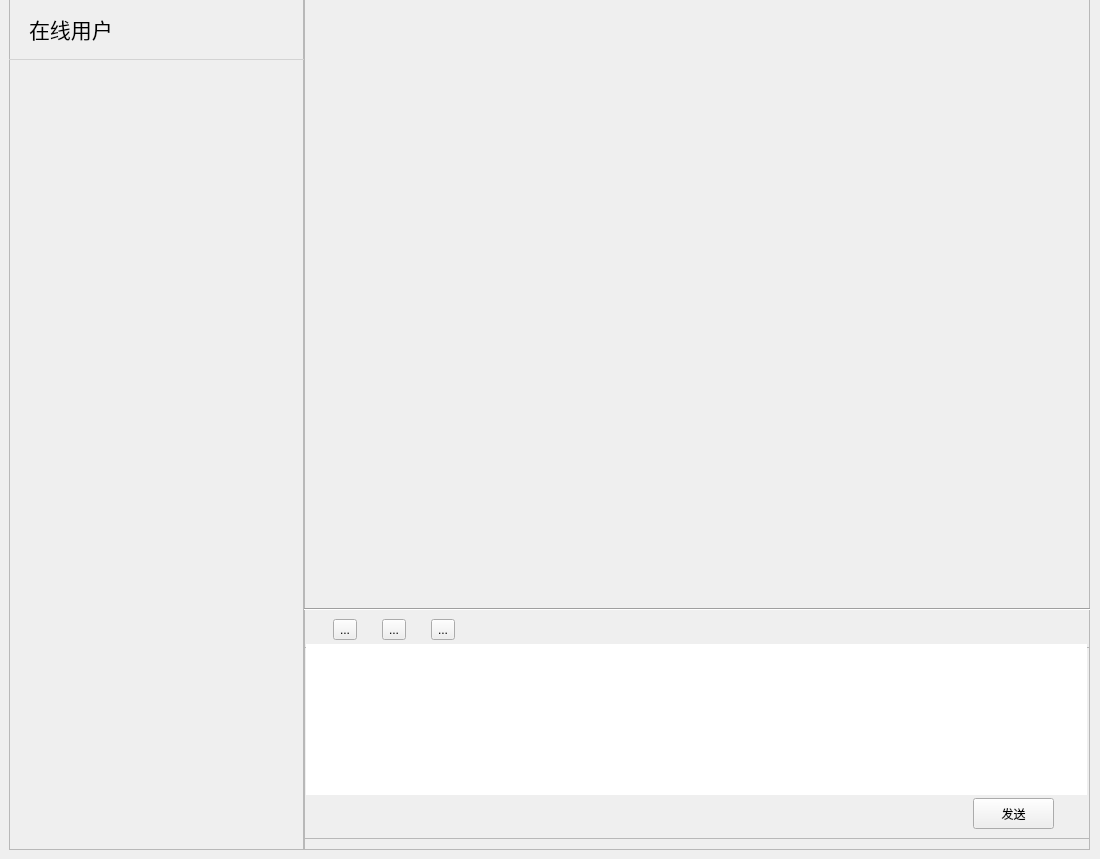
<?xml version="1.0" encoding="UTF-8"?>
<ui version="4.0">
 <class>ChatRoom_Window</class>
 <widget class="QWidget" name="ChatRoom_Window">
  <property name="geometry">
   <rect>
    <x>0</x>
    <y>0</y>
    <width>1100</width>
    <height>859</height>
   </rect>
  </property>
  <property name="windowTitle">
   <string>Form</string>
  </property>
  <widget class="QWidget" name="">
   <property name="geometry">
    <rect>
     <x>-1</x>
     <y>-1</y>
     <width>1101</width>
     <height>861</height>
    </rect>
   </property>
   <layout class="QHBoxLayout" name="horizontalLayout" stretch="3,8">
    <property name="spacing">
     <number>0</number>
    </property>
    <property name="leftMargin">
     <number>10</number>
    </property>
    <property name="topMargin">
     <number>0</number>
    </property>
    <property name="rightMargin">
     <number>10</number>
    </property>
    <property name="bottomMargin">
     <number>10</number>
    </property>
    <item>
     <widget class="QFrame" name="frame_2">
      <property name="frameShape">
       <enum>QFrame::StyledPanel</enum>
      </property>
      <property name="frameShadow">
       <enum>QFrame::Raised</enum>
      </property>
      <widget class="QFrame" name="frame">
       <property name="geometry">
        <rect>
         <x>-10</x>
         <y>0</y>
         <width>311</width>
         <height>61</height>
        </rect>
       </property>
       <property name="autoFillBackground">
        <bool>false</bool>
       </property>
       <property name="styleSheet">
        <string notr="true">QFrame#frame{
	border: 1px solid #d3d3d3;  /* 设置边框 */
}</string>
       </property>
       <property name="frameShape">
        <enum>QFrame::NoFrame</enum>
       </property>
       <property name="frameShadow">
        <enum>QFrame::Raised</enum>
       </property>
       <widget class="QLabel" name="label">
        <property name="geometry">
         <rect>
          <x>30</x>
          <y>10</y>
          <width>229</width>
          <height>39</height>
         </rect>
        </property>
        <property name="font">
         <font>
          <family>微软雅黑</family>
          <pointsize>16</pointsize>
         </font>
        </property>
        <property name="frameShape">
         <enum>QFrame::NoFrame</enum>
        </property>
        <property name="frameShadow">
         <enum>QFrame::Raised</enum>
        </property>
        <property name="text">
         <string>在线用户</string>
        </property>
        <property name="textFormat">
         <enum>Qt::AutoText</enum>
        </property>
        <property name="scaledContents">
         <bool>false</bool>
        </property>
        <property name="margin">
         <number>5</number>
        </property>
       </widget>
      </widget>
     </widget>
    </item>
    <item>
     <widget class="QFrame" name="frame_3">
      <property name="styleSheet">
       <string notr="true">QFrame #frame_3{
    background-color: #F3FCF9;  /* 设置背景颜色 */
    border: 1px solid #d3d3d3;  /* 设置边框 */
}</string>
      </property>
      <property name="frameShape">
       <enum>QFrame::StyledPanel</enum>
      </property>
      <property name="frameShadow">
       <enum>QFrame::Raised</enum>
      </property>
      <widget class="QFrame" name="frame_4">
       <property name="geometry">
        <rect>
         <x>-1</x>
         <y>609</y>
         <width>791</width>
         <height>231</height>
        </rect>
       </property>
       <property name="frameShape">
        <enum>QFrame::StyledPanel</enum>
       </property>
       <property name="frameShadow">
        <enum>QFrame::Raised</enum>
       </property>
       <widget class="PrimaryPushButton" name="SendMessageButton">
        <property name="geometry">
         <rect>
          <x>670</x>
          <y>190</y>
          <width>81</width>
          <height>31</height>
         </rect>
        </property>
        <property name="sizePolicy">
         <sizepolicy hsizetype="Fixed" vsizetype="Fixed">
          <horstretch>0</horstretch>
          <verstretch>0</verstretch>
         </sizepolicy>
        </property>
        <property name="text">
         <string>发送</string>
        </property>
       </widget>
       <widget class="QFrame" name="frame_5">
        <property name="geometry">
         <rect>
          <x>-1</x>
          <y>-1</y>
          <width>791</width>
          <height>41</height>
         </rect>
        </property>
        <property name="frameShape">
         <enum>QFrame::StyledPanel</enum>
        </property>
        <property name="frameShadow">
         <enum>QFrame::Raised</enum>
        </property>
       </widget>
       <widget class="PlainTextEdit" name="MessageEdit">
        <property name="geometry">
         <rect>
          <x>3</x>
          <y>36</y>
          <width>781</width>
          <height>151</height>
         </rect>
        </property>
        <property name="font">
         <font>
          <pointsize>14</pointsize>
         </font>
        </property>
        <property name="styleSheet">
         <string notr="true">PlainTextEdit {
	background: transparent;
}</string>
        </property>
        <property name="frameShape">
         <enum>QFrame::NoFrame</enum>
        </property>
        <property name="backgroundVisible">
         <bool>false</bool>
        </property>
       </widget>
      </widget>
      <widget class="Line" name="line">
       <property name="geometry">
        <rect>
         <x>-3</x>
         <y>600</y>
         <width>791</width>
         <height>20</height>
        </rect>
       </property>
       <property name="orientation">
        <enum>Qt::Horizontal</enum>
       </property>
      </widget>
      <widget class="QWidget" name="">
       <property name="geometry">
        <rect>
         <x>10</x>
         <y>610</y>
         <width>161</width>
         <height>41</height>
        </rect>
       </property>
       <layout class="QHBoxLayout" name="horizontalLayout_2">
        <property name="spacing">
         <number>6</number>
        </property>
        <item>
         <widget class="TransparentToolButton" name="EmojiButton">
          <property name="text">
           <string>...</string>
          </property>
         </widget>
        </item>
        <item>
         <widget class="TransparentToolButton" name="PhotoButton">
          <property name="text">
           <string>...</string>
          </property>
         </widget>
        </item>
        <item>
         <widget class="TransparentToolButton" name="FileButton">
          <property name="text">
           <string>...</string>
          </property>
         </widget>
        </item>
       </layout>
      </widget>
     </widget>
    </item>
   </layout>
  </widget>
 </widget>
 <customwidgets>
  <customwidget>
   <class>PrimaryPushButton</class>
   <extends>QPushButton</extends>
   <header>qfluentwidgets</header>
  </customwidget>
  <customwidget>
   <class>TransparentToolButton</class>
   <extends>QToolButton</extends>
   <header>qfluentwidgets</header>
  </customwidget>
  <customwidget>
   <class>PlainTextEdit</class>
   <extends>QPlainTextEdit</extends>
   <header>qfluentwidgets</header>
  </customwidget>
 </customwidgets>
 <resources>
  <include location="Image/resource.qrc"/>
 </resources>
 <connections/>
</ui>
